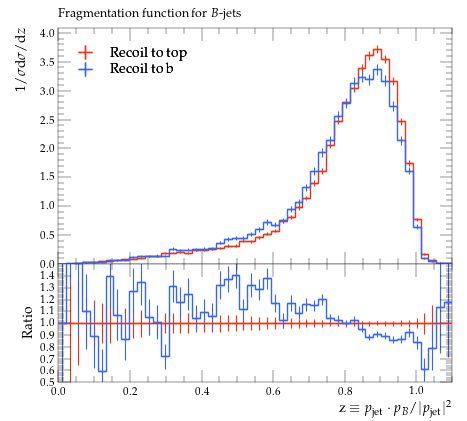

The Python source for this figure:
#! /usr/bin/env python

# This Python script was auto-generated using YODA v2.0.2.
# Analysis object: /MC_HFDECAYS/frag_B_jet
# Timestamp: 31-07-2026 (13:13:53)

import matplotlib as mpl
import matplotlib.pyplot as plt
mpl.use('Agg') # comment out for interactive use
import os
import numpy as np

plotDir = os.path.split(os.path.realpath(__file__))[0]
if 'YODA_USER_PLOT_PATH' in globals():
    plot_outdir = globals()['YODA_USER_PLOT_PATH']
else:
    plot_outdir = plotDir

#plot style
plt.style.use(os.path.join(plotDir, '../default.mplstyle'))
# plot metadata
figW, figH = plt.rcParams['figure.figsize']
ax_xLabel = r'z $\equiv$ $p_\mathrm{jet}\cdot p_B/|p_\mathrm{jet}|^2$'
ax_yLabel = r'$1/\sigma \mathrm{d}\sigma/\mathrm{d}z$'
ax_title  = r'Fragmentation function for $B$-jets'
ax_xScale = 'linear'
ax_yScale = 'linear'
xLims = (0.0, 1.1)
yLims = (0.0, 4.0865990000000005)

# TeX-friendly labels for the legend
labels = {
    'legend' : ([ r"Recoil to top", r"Recoil to b" ], r""),
}

# Adjust canvas width and height
canvasW = 10.0
canvasH = 9.0
figW *= canvasW/10.
figH *= canvasH/9.

# Create figure and axis objects
fig, (ax, ratio0_ax) = plt.subplots(2, 1, sharex=True,
                  figsize=(figW,figH), gridspec_kw={'height_ratios': (6.0, 3.0)})

# Set figure margins
plt.subplots_adjust(
    left   = 1.0 * plt.rcParams['figure.subplot.left'],
    right  = 1.0 * plt.rcParams['figure.subplot.right'],
    top    = 1.0 * plt.rcParams['figure.subplot.top'],
    bottom = 1.0 * plt.rcParams['figure.subplot.bottom'])

ratio0_ax.yaxis.set_major_locator(mpl.ticker.MultipleLocator(0.1))
ratio0_ax.set_ylim(0.5, 1.4999)
ratio0_ax.set_ylabel('Ratio')

# the numerical data is stored in a separate file
dataf = dict()
prefix = os.path.split(__file__)[0]
if prefix:    prefix = prefix + '/'
exec(open(prefix+'frag_B_jet__data.py').read(), dataf)


legend_handles = dict() # keep track of handles for the legend

# style options for curves
# starts at zorder>=5 to draw curve on top of legend
styles = {
  'recoil_t': {
    'color' : '#EE3311',
    'linestyle' : '-',
    'linewidth' : 1,
    'marker' : 'none',
    'markersize' : 2,
    'capsize' : 0.0,
    'zorder' : 5,
    'histstyle' : 1,
    'drawstyle' : 'steps-pre',
    'xerrorbars' : 1,
    'yerrorbars' : 1,
    'fillcolor' : None,
    'fillopacity' : 1.0,
    'ratio0_linestyle' : '-',
    'ratio0_linewidth' : 1,
    'ratio0_marker' : 'none',
    'ratio0_markersize' : 2,
    'ratio0_capsize' : 0.0,
    'ratio0_zorder' : 5,
    'ratio0_histstyle' : 1,
    'ratio0_drawstyle' : 'steps-pre',
    'ratio0_xerrorbars' : 1,
    'ratio0_yerrorbars' : 1,
  },
  'recoil_b': {
    'color' : '#3366FF',
    'linestyle' : '-',
    'linewidth' : 1,
    'marker' : 'none',
    'markersize' : 2,
    'capsize' : 0.0,
    'zorder' : 6,
    'histstyle' : 1,
    'drawstyle' : 'steps-pre',
    'xerrorbars' : 1,
    'yerrorbars' : 1,
    'fillcolor' : None,
    'fillopacity' : 1.0,
    'ratio0_linestyle' : '-',
    'ratio0_linewidth' : 1,
    'ratio0_marker' : 'none',
    'ratio0_markersize' : 2,
    'ratio0_capsize' : 0.0,
    'ratio0_zorder' : 6,
    'ratio0_histstyle' : 1,
    'ratio0_drawstyle' : 'steps-pre',
    'ratio0_xerrorbars' : 1,
    'ratio0_yerrorbars' : 1,
  },
}

# curve from input yoda files in main panel
for label, yvals in dataf['yvals'].items():
    if all(np.isnan(v) for v in dataf['yvals'][label]):
        continue
    tmp = None
    if styles[label]['histstyle']: # draw as histogram
        xpos = dataf['xedges'][label] if styles[label]['drawstyle'] else dataf['xpoints'][label]
        ypos = np.insert(yvals, 0, yvals[0]) if styles[label]['drawstyle'] else yvals
        if styles[label]['fillcolor']: # fill area below curve
            ax.fill_between(xpos, ypos, step='pre',
                            color=styles[label]['fillcolor'],
                            alpha=styles[label]['fillopacity'])
        tmp, = ax.plot(xpos, ypos,
                       color=styles[label]['color'],
                       linestyle=styles[label]['linestyle'],
                       linewidth=styles[label]['linewidth'],
                       drawstyle=styles[label]['drawstyle'], solid_joinstyle='miter',
                       zorder=styles[label]['zorder'], label=label)
    tmp = ax.errorbar(dataf['xpoints'][label], yvals,
                      xerr=np.array(dataf['xerrs'][label])*styles[label]['xerrorbars'],
                      yerr=np.array(dataf['yerrs'][label])*styles[label]['yerrorbars'],
                      fmt=styles[label]['marker'], capsize=styles[label]['capsize'],
                      markersize=styles[label]['markersize'],
                      ecolor=styles[label]['color'],
                      color=styles[label]['color'], zorder=styles[label]['zorder'])
    tmp[-1][0].set_linestyle(styles[label]['linestyle'])
    tmp[-1][0].set_linewidth(styles[label]['linewidth'])
    if label in dataf['add_legend_handle']:  legend_handles[label] = tmp
    for varLabel in dataf['variation_yvals'].keys():
        if varLabel.startswith(label):
            tmp, = ax.plot(dataf['xedges'][label], dataf['variation_yvals'][varLabel],
                           color=styles[label]['color'],
                           linestyle=styles[label]['linestyle'],
                           linewidth=styles[label]['linewidth'],
                           drawstyle='steps-pre', solid_joinstyle='miter',
                           zorder=styles[label]['zorder'], alpha=0.5)


# plots on ratio panel
# curve from input yoda files in ratio panel
for label, yvals in dataf['ratio0_yvals'].items():
    if all(np.isnan(v) for v in yvals):
        continue
    if styles[label]['ratio0_histstyle']: # plot as histogram
        xpos = dataf['xedges']['recoil_t'] if styles[label]['ratio0_drawstyle'] else dataf['xpoints']['recoil_t']
        ypos = np.insert(yvals, 0, yvals[0]) if styles[label]['ratio0_drawstyle'] else yvals
        ratio0_ax.plot(xpos, ypos,
                       color=styles[label]['color'],
                       linewidth=styles[label]['linewidth'],
                       linestyle=styles[label]['ratio0_linestyle'],
                       drawstyle=styles[label]['ratio0_drawstyle'], zorder=styles[label]['zorder'],
                       solid_joinstyle='miter')
    tmp = ratio0_ax.errorbar(dataf['xpoints']['recoil_t'], yvals,
                             xerr=np.array(dataf['ref_xerrs'])*styles[label]['ratio0_xerrorbars'],
                             yerr=np.array(dataf['ratio0_yerrs'][label])*styles[label]['ratio0_yerrorbars'],
                             fmt=styles[label]['ratio0_marker'], capsize=styles[label]['ratio0_capsize'],
                             markersize=styles[label]['ratio0_markersize'],
                             ecolor=styles[label]['color'],
                             color=styles[label]['color'])
    tmp[-1][0].set_linestyle(styles[label]['ratio0_linestyle'])
    tmp[-1][0].set_linewidth(styles[label]['ratio0_linewidth'])

    for varlabel in dataf['ratio0_variation_vals'].keys():
        if varlabel.startswith(label):
            ratio0_ax.plot(dataf['xedges']['recoil_t'],
                            dataf['ratio0_variation_vals'][varlabel],
                            color=styles[label]['color'],
                            linestyle=styles[label]['linestyle'],
                            linewidth=styles[label]['linewidth'],
                            drawstyle='steps-pre', solid_joinstyle='miter',
                            zorder=1, alpha=0.5)

legend_items = list(legend_handles.values())
ax.add_artist(ax.legend(legend_items,
                        labels['legend'][0],
                        title=labels['legend'][1],
                        alignment='left',
                        loc='upper left',
                        bbox_to_anchor=(0.0, 0.97)))

# set plot metadata as defined above
ratio0_ax.set_xlabel(ax_xLabel)
ratio0_ax.xaxis.set_label_coords(1., -0.15)
ax.set_ylabel(ax_yLabel, ha='right', va='top')
ax.yaxis.set_label_coords(-0.11, 1.0)
ax.set_title(ax_title, loc='left')
ax.set_xscale(ax_xScale)
ax.set_yscale(ax_yScale)
ax.set_xlim(xLims)
ax.set_ylim(yLims)

# tick formatting
plt.rcParams['xtick.top'] = True
plt.rcParams['ytick.right'] = True
fig.align_ylabels((ax, ratio0_ax))
plt.savefig(os.path.join(plot_outdir, 'frag_B_jet.pdf'), format='PDF')
plt.savefig(os.path.join(plot_outdir, 'frag_B_jet.png'), format='PNG')

plt.close(fig)
